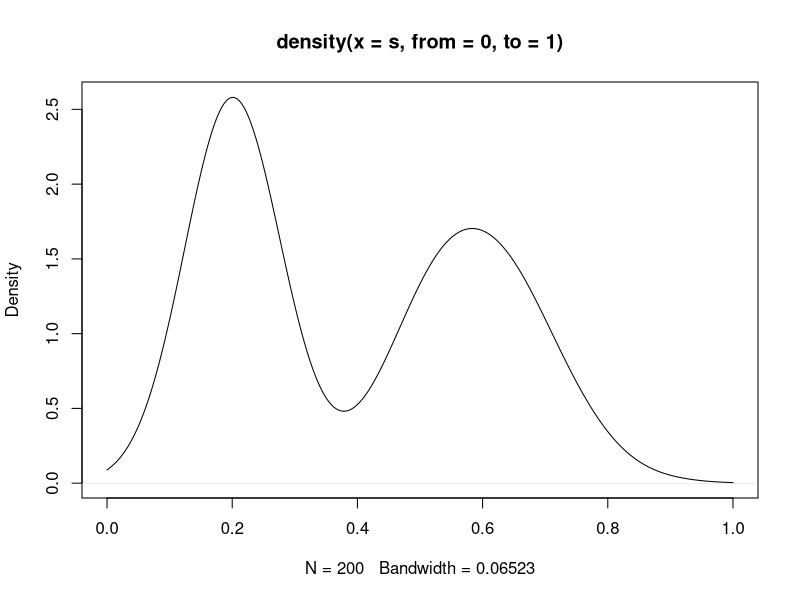
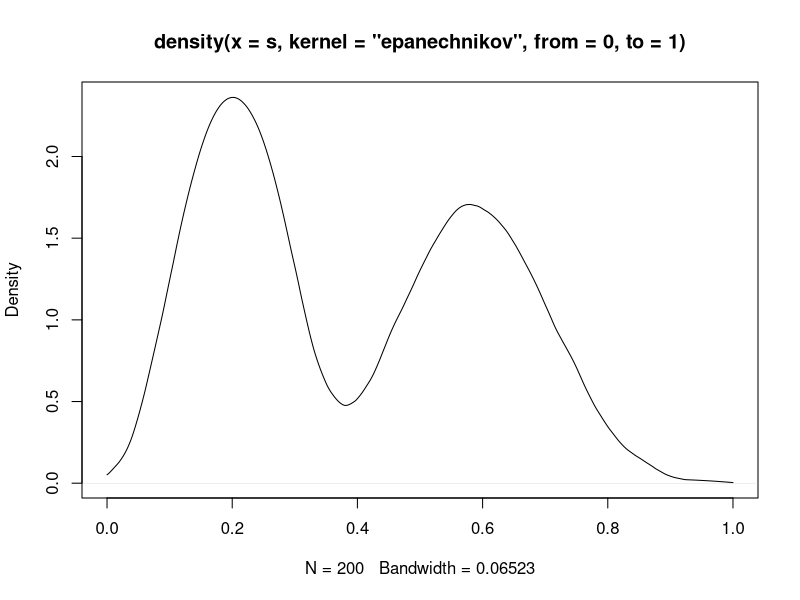

Here is the R script that generated these plots, in order:
s <- c(
  pmax(rnorm(100, 0.2, 0.05), 0),
  pmin(rnorm(100, 0.6, 0.09), 1)
)

# MASS::truehist(set)

# Density estimator.
kd1 <- density(s, from = 0, to = 1)
kd2 <- density(s, from = 0, to = 1, kernel = "epanechnikov")
plot(kd1)
plot(kd2)

kd <- kd1

# CDF estimator.
cdf <- function(q) {
  approx(kd$x, cumsum(kd$y) / sum(kd$y), xout = q)$y
}

cdf(0.01)
cdf(0.4)
cdf(0.6)
cdf(0.8)
cdf(0.99)
